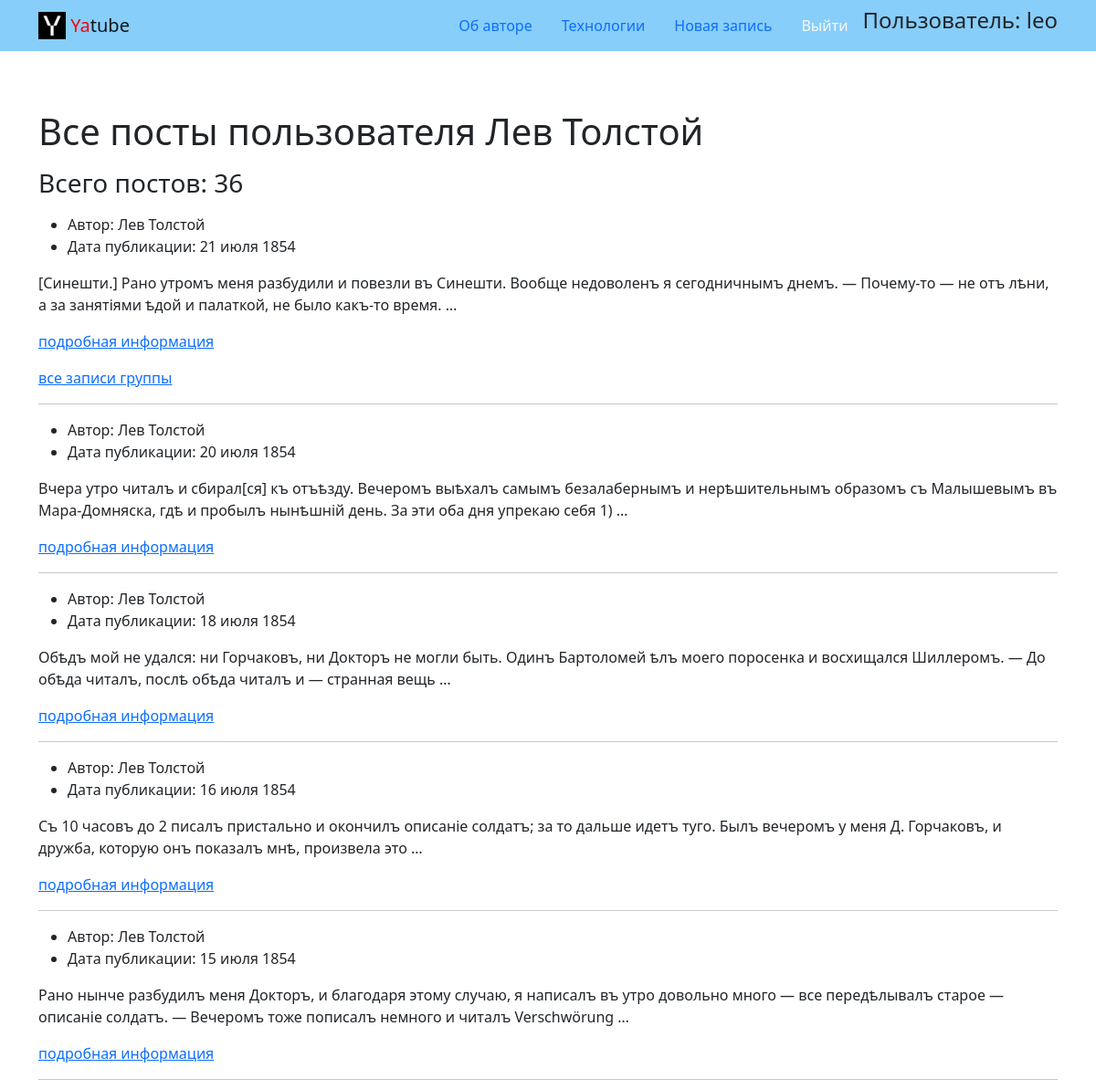
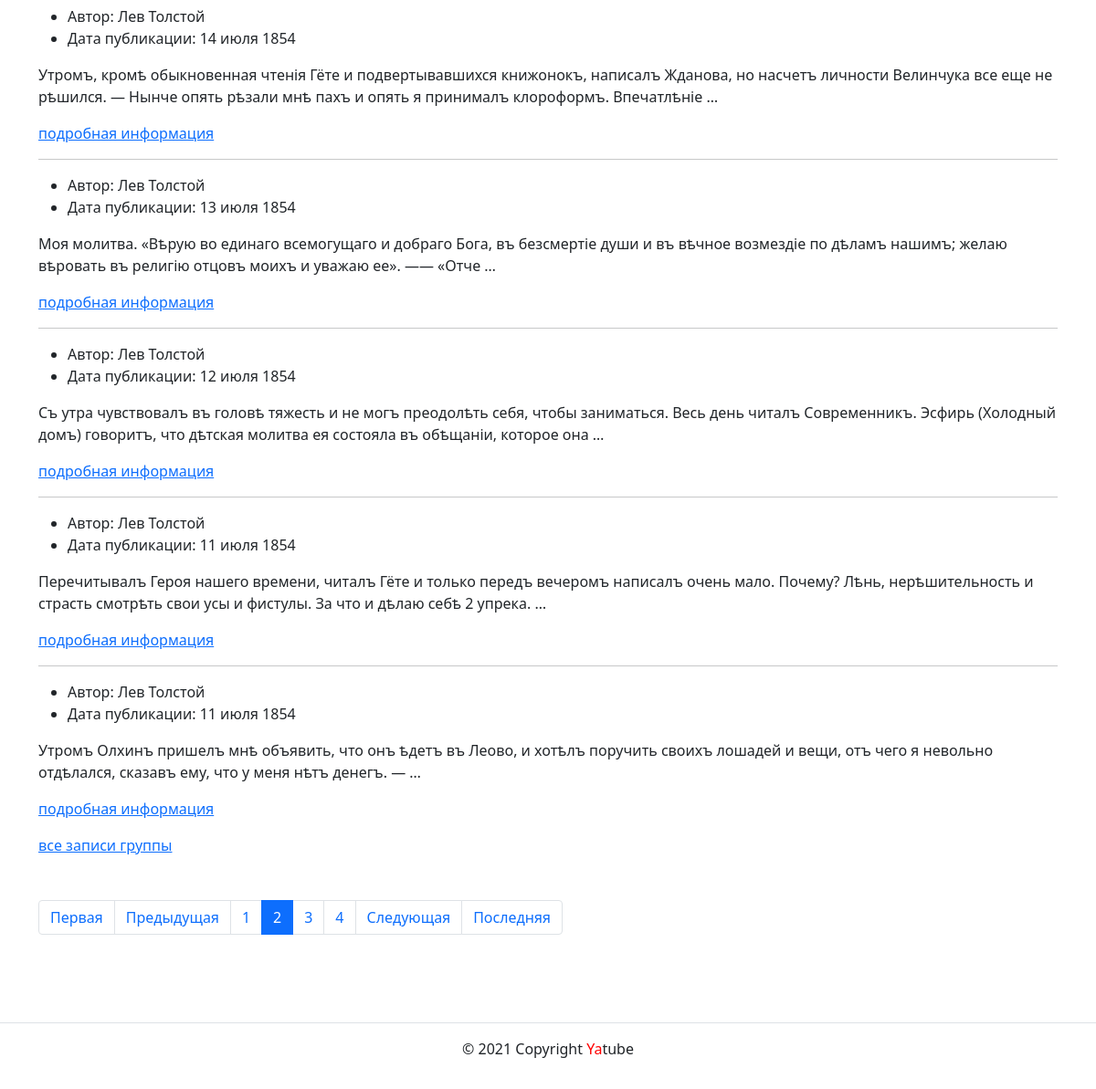
/profile/leo/?page=2, run on an earlier commit of the app's database (2 pictures, top to bottom).
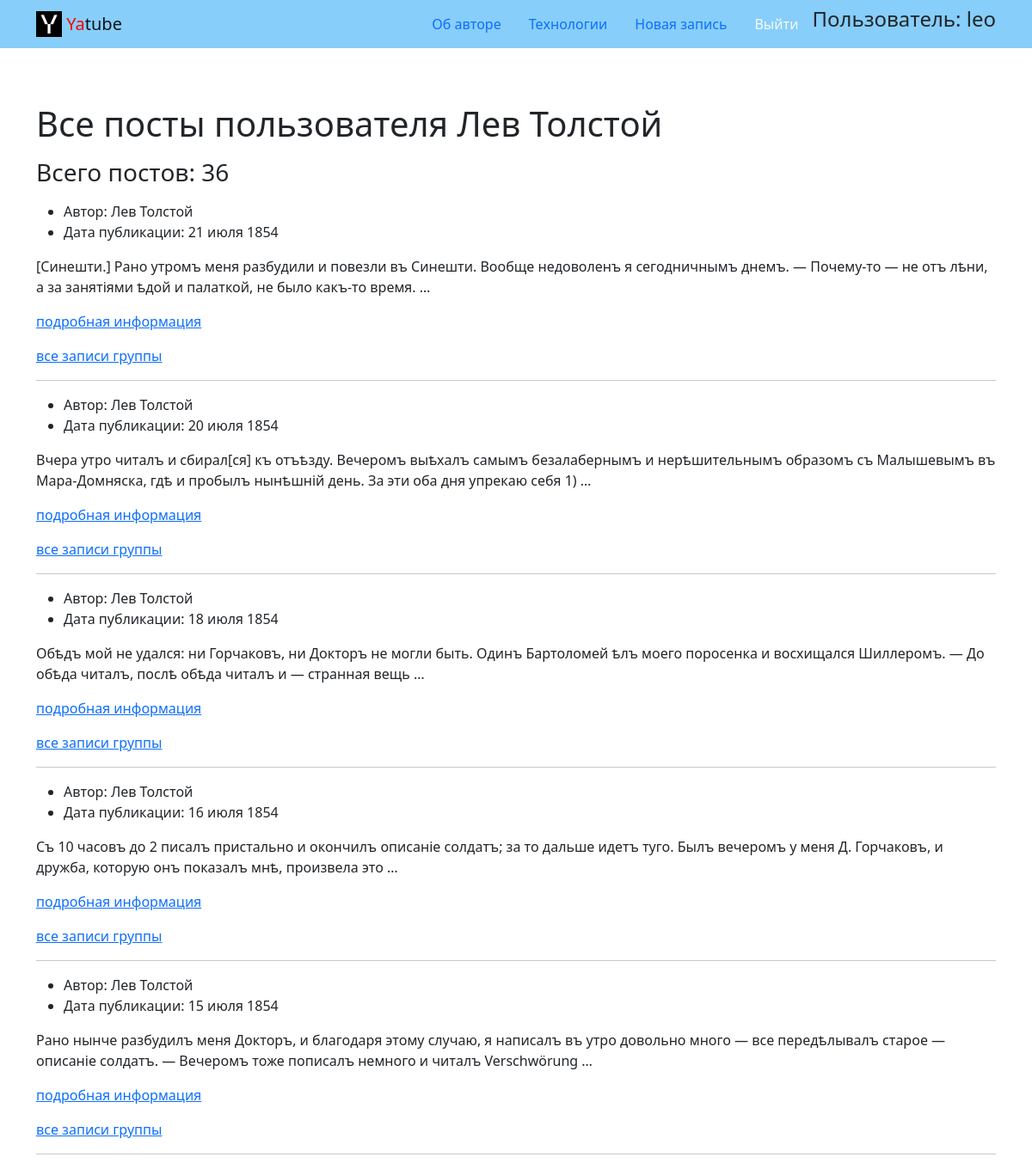
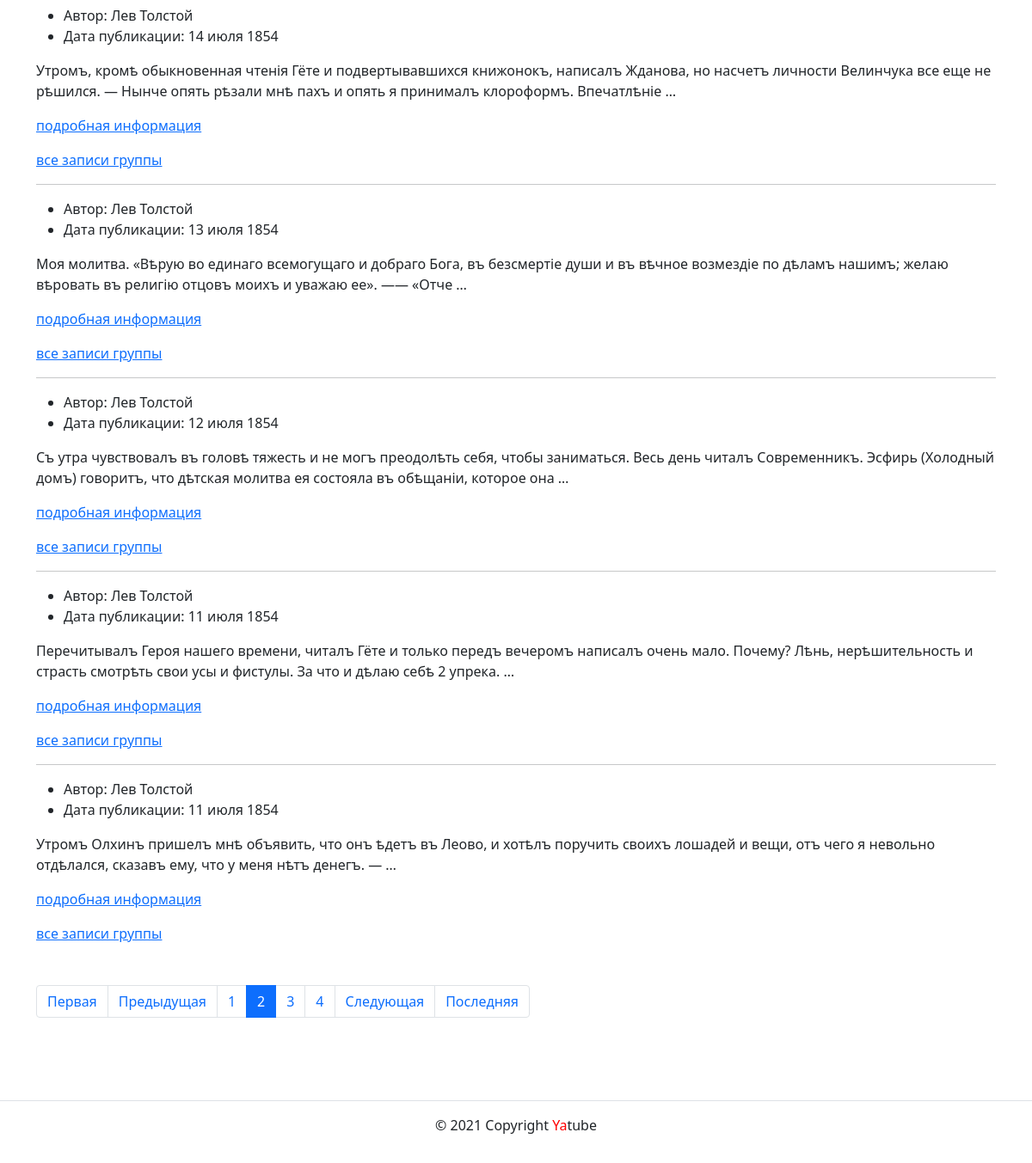
And on a later commit of the database (2 pictures, top to bottom).
### posts/models.py (models this page shows, shortened)
class Post(models.Model):
    text = models.TextField(
        verbose_name='Текст поста*', help_text='Текст нового поста'
    )
    pub_date = models.DateTimeField(
        auto_now_add=True, verbose_name='Дата публикации')
    group = models.ForeignKey(
        'Group',
        on_delete=models.SET_NULL,
        blank=True, null=True,
        max_length=255,
        related_name='posts',
        verbose_name='Группа',
        help_text='Группа, к которой будет относиться пост'
    )
    author = models.ForeignKey(
        User,
        on_delete=models.CASCADE,
        related_name='posts',
        verbose_name='Автор'
    )
    class Meta:
        ordering = ['-pub_date']

### posts/views.py (the view)
# urls.py: path('profile/<str:username>/', views.profile, name='profile'),
def profile(request, username):
    user = User.objects.get(username=username)
    posts = Post.objects.filter(author=user)
    paginator = Paginator(posts, settings.PAGE_POST)
    page_number = request.GET.get('page')
    page_obj = paginator.get_page(page_number)
    num_post = Post.objects.filter(author=user).count()
    context = {
        'user': user,
        'page_obj': page_obj,
        'num_post': num_post,
    }
    return render(request, 'posts/profile.html', context)

### core/context_processors/year.py (called while the page is built)
def year(request):
    return {
        'year': datetime.datetime.today().year,
    }

### templates/posts/profile.html (shortened to what this page needs)
{% extends 'base.html' %}
{% block content %}
<p><h1> Все посты пользователя  {{ user.get_full_name }} </h1></p>
<p><h3>Всего постов: {{ num_post }} </h3></p>
{% for post in page_obj %}
  <ul>
    <li>
      Автор: {{ post.author.get_full_name }}
    </li>
    <li>
      Дата публикации: {{ post.pub_date|date:"d E Y" }}
    </li>
  </ul>
  <p>{{ post.text|truncatewords:30}}</p>
  <p class="link-read-post"><a href="{% url 'posts:post_detail' post.pk %}"> подробная информация </a><p>
  {% if post.group  %}
     <a href="{% url 'posts:group_list' post.group.slug %}">все записи группы</a>
  {% endif %}
  {% if not forloop.last %}<hr>{% endif %}
{% endfor %}
{% include 'posts/includes/paginator.html' %}
{% endblock %}

What changed in the data, as far as the page shows it:
changed Post "20 июля 1854": now shows "все записи группы"
changed Post "18 июля 1854": now shows "все записи группы"
changed Post "16 июля 1854": now shows "все записи группы"
changed Post "15 июля 1854": now shows "все записи группы"
changed Post "14 июля 1854": now shows "все записи группы"
changed Post "13 июля 1854": now shows "все записи группы"
changed Post "12 июля 1854": now shows "все записи группы"
changed Post (number 9 of 10 on the later page): now shows "все записи группы"
